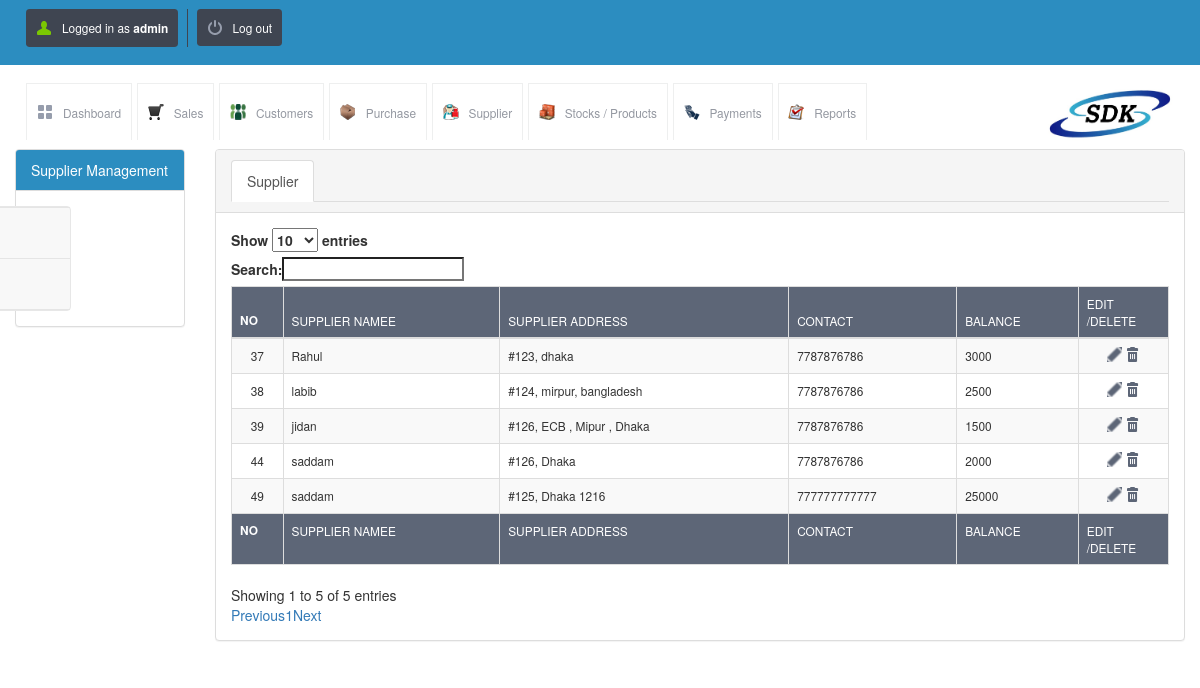
The page /view_supplier.php (signed in) on the database its author committed.
### tables this page shows
CREATE TABLE `supplier_details` (
  `id` int(10) UNSIGNED NOT NULL,
  `supplier_name` varchar(200) NOT NULL,
  `supplier_address` varchar(500) NOT NULL,
  `supplier_contact1` varchar(100) NOT NULL,
  `supplier_contact2` varchar(100) DEFAULT NULL,
  `balance` int(11) DEFAULT '0'
);

### config.php (called while the page is built)
<?php $config["database"] = "SDK"; $config["host"]= "localhost";$config["username"]= "root"; $config["password"]= "";?>

### lib/db.class.php (called while the page is built, shortened)
<?php
  class DB
  {
    function DB($base, $server, $user, $pass)
    {
      $this->connection = mysqli_connect($server, $user, $pass, $base);
    }
    function getMicroTime()
    {
      list($msec, $sec) = explode(' ', microtime());
      return floor($sec / 1000) + $msec;
    }
  }
?>

### init.php (called while the page is built, shortened)
<?php
include("lib/db.class.php");
$db = new DB($config['database'], $config['host'], $config['username'], $config['password']);
?>

### view_supplier.php (the view, shortened to what this page needs)
<?php include("master_head.php"); ?>
<div class="container-fluid">
    <div class="row">
           <div class="col-md-2">
            <div class="panel panel-default">
              <div class="panel-heading epanel">Supplier Management</div>
              <div class="panel-body">
              <nav class="navbar navbar-default sidebar" role="navigation">
                <div class="collapse navbar-collapse" id="bs-sidebar-navbar-collapse-1">
                  <ul class="nav navbar-nav">
                        <li><a href="add_supplier.php">Add Supplier</a></li>
                        <li><a href="view_supplier.php">View Supplier</a></li>
                  </ul>
                </div>
            </nav>
              </div>
            </div>
        </div>
        <div class="col-md-10">
        <div class="panel panel-default">
              <div class="panel-heading">
              <ul class="nav nav-tabs" role="tablist">
                  <li class="active">
                    <a href="#supplier" role="tab" data-toggle="tab">Supplier</a>
                  </li>
                </ul>
              </div>
              <div class="panel-body">
               <div class="tab-content">
                  <div class="tab-pane active" id="supplier">
                 <table id="example" class="table table-striped table-bordered" cellspacing="0" width="100%">
                        <thead>
                        <tr>
                            <th>No</th>
                            <th>Supplier Namee</th>
                            <th>Supplier Address</th>
                            <th>Contact</th>
                            <th>Balance</th>
                            <th>Edit /Delete</th>
                        </tr>
                        </thead>
                        <tfoot>
                        <tr>
                            <th>No</th>
                            <th>Supplier Namee</th>
                            <th>Supplier Address</th>
                            <th>Contact</th>
                            <th>Balance</th>
                            <th>Edit /Delete</th>
                        </tr>
                        </tfoot>
                        <tbody>
                        <?php
                        $sql = "SELECT * FROM supplier_details";
                        $result = mysqli_query($db->connection, $sql);
                        while ($row = mysqli_fetch_array($result)) {
                            ?>
                            <tr>
                                <td> <?php echo $row['id']; ?></td>
                                <td> <?php echo  $row['supplier_name']; ?></td>
                                <td> <?php echo $row['supplier_address']; ?></td>
                                <td> <?php echo $row['supplier_contact1']; ?></td>
                                <td> <?php echo $row['balance']; ?></td>
                                <td>
                                    <a href="update_supplier.php?sid=<?php echo $row['id']; ?>&table=supplier_details"
                                       class="table-actions-button ic-table-edit">
                                    </a>
                                    <a onclick="return confirmSubmit()"
                                       href="delete.php?id=<?php echo $row['id']; ?>&table=supplier_details"
                                       class="table-actions-button ic-table-delete"></a>
                                </td>
                            </tr>
                        <?php  } ?>
                        </tbody>
                    </table>
                  </div>
                </div>
              </div>
            </div>
        </div>
    </div>
</div>
<?php include("master_foot.php"); ?>

### css/style.css (style rules this page uses)
*, html, body, div, dl, dt, dd, ul, ol, li, h1, h2, h3, h4, h5, h6, pre, form, label, fieldset, input, p, blockquote, th, td { margin: 0; padding: 0; }
table { border-collapse: collapse; border-spacing: 0; }
address, caption, cite, code, dfn, em, strong, th, var { font-style: normal; font-weight: normal; }
caption, th { text-align: left; }
a { text-decoration: none; }
body { font-size: 1em; }
body, form { font-family: "Droid Sans", Helvetica, Arial, sans-serif; line-height: 1.125em; }
p, .button, form input, ul#nav li ul, ul#tabs, div.side-menu ul li a, table, .information-box, .confirmation-box, .error-box, .error-message, .warning-box, ol, .regular-ul, .custom-ul, blockquote, cite { font-size: 0.85em; }
a { color: #2069b4; }
.ic-table-edit { background-image: url("../images/icons/table/actions-edit.png"); }
.ic-table-delete { background-image: url("../images/icons/table/actions-delete.png"); }
table { width: 100%; margin-bottom: 1.25em; }
table th { background-color: #5d6677; color: white; text-transform: uppercase; padding: 1.25em 0 1.25em 1.25em; border-left: 1px solid #747c8a; }
table tbody td { padding: 0.833em 0 0.833em 1.25em; border-left: 1px solid white; border-bottom: 1px solid #f8f9fa; }
table tbody tr:nth-child(odd) { background-color: #f8f9fa; }
table td:first-child, table th:first-child { width: 4em ; text-align: center; padding: 0; border: none; border-bottom: 1px solid #f8f9fa; }
table td:last-child, table th:last-child { width: 7em; text-align: center; padding: 0; }
a.table-actions-button { width: 1.25em; height: 1.25em; display: inline-block; background-position: center center; }
table.form td:first-child, table th:first-child { width: 4em ; text-align: left; font-weight:900; padding: 0; padding-left: 10px; border: none; border-bottom: 1px solid #f8f9fa; }
table.form td:last-child, table th:last-child { width: 7em; text-align: left; padding: 0; padding-left: 10px; padding: 0; }

### css/estyle.css (style rules this page uses)
body,html { height: 100%; }
nav.sidebar, .main { -webkit-transition: margin 200ms ease-out; -moz-transition: margin 200ms ease-out; -o-transition: margin 200ms ease-out; transition: margin 200ms ease-out; }
@media (min-width: 765px) { nav.sidebar a { padding-right: 13px; } }
@media (min-width: 765px) { nav.sidebar .navbar-nav > li:first-child { border-top: 1px #e5e5e5 solid; } }
@media (min-width: 765px) { nav.sidebar .navbar-nav > li { border-bottom: 1px #e5e5e5 solid; } }
@media (min-width: 765px) { nav.sidebar .navbar-collapse, nav.sidebar .container-fluid { padding: 0 0px 0 0px; } }
@media (min-width: 765px) { nav.sidebar { width: 200px; height: 100%; margin-left: -160px; float: left; margin-bottom: 0px; } }
@media (min-width: 765px) { nav.sidebar li { width: 100%; } }
div.panel-heading.epanel { background-color: #2C8DC0; color: white; }

### rows shown on the page
supplier_details: id "37", supplier_name "Rahul", supplier_address "#123, dhaka", supplier_contact1 "7787876786", balance "3000"
supplier_details: id "38", supplier_name "labib", supplier_address "#124, mirpur, bangladesh", supplier_contact1 "7787876786", balance "2500"
supplier_details: id "39", supplier_name "jidan", supplier_address "#126, ECB , Mipur , Dhaka", supplier_contact1 "7787876786", balance "1500"
supplier_details: id "44", supplier_name "saddam", supplier_address "#126, Dhaka", supplier_contact1 "7787876786", balance "2000"
supplier_details: id "49", supplier_name "saddam", supplier_address "#125, Dhaka 1216", supplier_contact1 "777777777777", balance "25000"

### other values the page prints
$POSNIC['username'] "admin"
